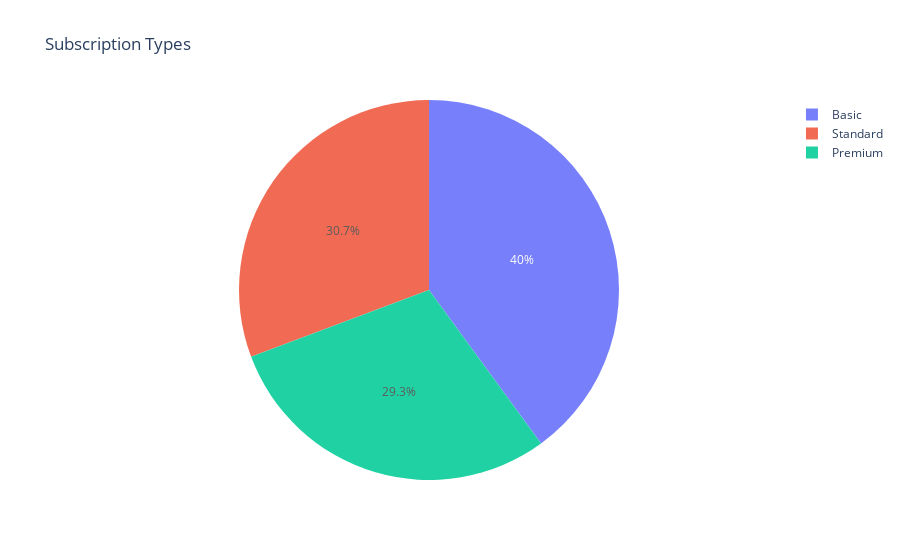

Here is the notebook cell this chart was saved with:
### Code cell
#Subscription Types

subscription = px.pie(data, data["Subscription Type"].value_counts().index, 
                      data["Subscription Type"].value_counts(normalize=True), 
                      title="Subscription Types", opacity=0.87)
subscription.show()

### Figure 1 — Plotly figure (JSON) as saved in the notebook; plotly's stock layout.template omitted (floating-point values rounded to 4 significant figures)
{"data": [{"domain": {"x": [0, 1], "y": [0, 1]}, "hovertemplate": "label=%{label}<br>value=%{value}<extra></extra>", "labels": ["Basic", "Standard", "Premium"], "legendgroup": "", "name": "", "opacity": 0.87, "showlegend": true, "type": "pie", "values": [0.3996, 0.3072, 0.2932]}], "layout": {"legend": {"tracegroupgap": 0}, "title": {"text": "Subscription Types"}}}
